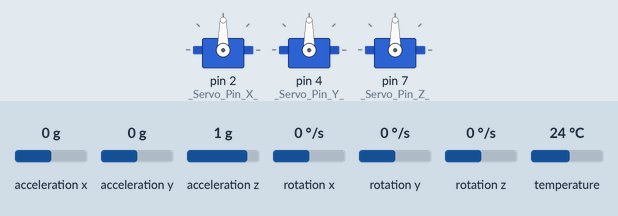
Simulated run of this sketch. Board: Arduino Uno, built with avr-gcc and run on an emulated ATmega328P. On the bench: 3 × servo. Wiring (inferred from the names in the program): MPU-6050 motion sensor at I2C address 0x68. The inputs (shaded band) are chosen by the test bench; at power-on: acceleration x 0 g, acceleration y 0 g, acceleration z 1 g, rotation x 0 °/s, rotation y 0 °/s, rotation z 0 °/s, temperature 24 °C.

Above: at 0.2 s.
At 4.1 s:
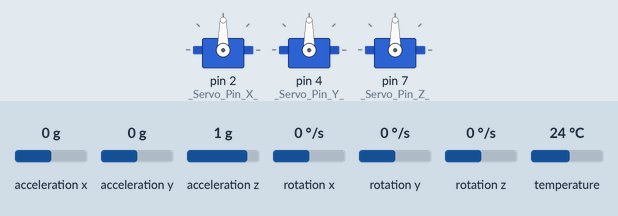
4.2 s: acceleration x set to -1.4 g
At 8.5 s:
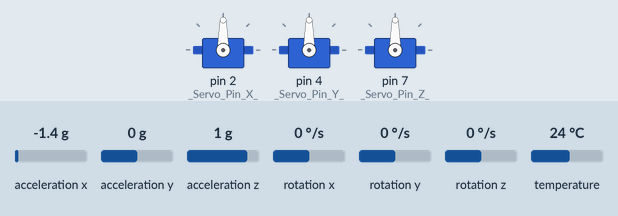
12.2 s: acceleration y set to -1.4 g
15.9 s: acceleration z set to -1.4 g
Timing chart, 0 to 25.2 s (numbered marks = the images above; inputs shaded):
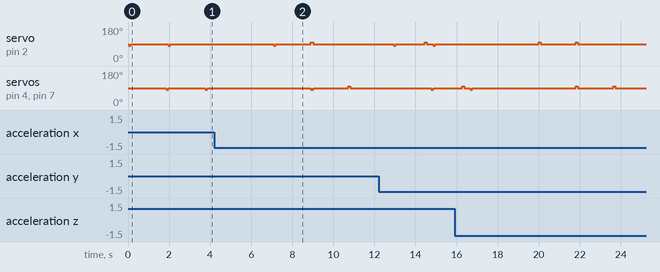

Measured:
- by itself, servo on pin 2 (_Servo_Pin_X_): alternates 99° for 0.10 s and 90° for 1.7 s, 4 changes in all, then stays 90°

The sketch:

MPU6050_And_Servo.ino
```cpp
/*
  MPU 6050 And Servo Control
  Coded by: Miguel Angel Garcia Acosta
  Contact: MAGA.DevCS@Gmail.com

  Task: Sync movement from Gyro Acceleration I/O : (MPU6050 module)
*/
#include <Wire.h>
#include <Servo.h>

// HELPING CLASS --> MPU6050
class MPU6050 {
  private:

  #define Active Wire.available()

  const int // readOnly // Refer to MPU6050 Datasheet
            MPU           = 0x68, // MPU 6050 ID
            PWR_MGMT_1    = 0x6B, // Power Management 1
            RESET         = 0X00, // Reset all Data Except for default 0x68
            ACCEL_CONFIG  = 0x1C, // ACCEL CONFIG
            ACCEL_XOUT_H  = 0x3B, // ACCEL OUT DATA // High
            PLUS_MINUS_2  = 0x10,  // FULL SCALE +/- 2g
            LSB_2         = 16384; // LSB/g Sensitivity for +/- 2g

  float
        // Acceleration Data
        ACCEL_X,
        ACCEL_Y,
        ACCEL_Z;

public:
    MPU6050() {}; //Empty Constructor
    // Get / Set //
    float setAccel_X(float e) { // SET ACCEL DATA X
      ACCEL_X = e/LSB_2;
    }
    float setAccel_Y(float e) { // SET ACCEL DATA Y
      ACCEL_Y = e/LSB_2;
    }
    float setAccel_Z(float e) { // SET ACCEL DATA Z
      ACCEL_Z = e/LSB_2;
    }
    float getAccel_X() {        // GET ACCEL DATA X
      return ACCEL_X;
    }
    float getAccel_Y() {        // GET ACCEL DATA Y
      return ACCEL_Z;
    }
    float getAccel_Z() {        // GET ACCEL DATA Z
      return ACCEL_Z;
    }

    // init //
    void _init_() {
      Wire.beginTransmission(MPU);     // Initialize MPU-6050 Communications // Wake UP from sleep mode (Default)
      Wire.write(PWR_MGMT_1);          // Accessing the register 6B - Power Management
      Wire.endTransmission(false);      // End Comms (Arduino -- MPU 6050)
      delay(20);
    }
    // Accel to Full Scale +/- 2g //
    void _ACCEL_FULL_SCALE_2G_() {
      if (Active) {
        Wire.beginTransmission(MPU); // Initialize MPU-6050 communication
        Wire.write(ACCEL_CONFIG);        // Accessing the register 1C - ACCEL_CONFIG
        Wire.write(PLUS_MINUS_2);        // Setting the accel to +/- 2g
        Wire.endTransmission(true);      // End        MPU-6050 communication
      } delay(20);
    }

    void _read_Accel_() {
      Wire.beginTransmission(MPU);
      Wire.write(ACCEL_XOUT_H);
      Wire.requestFrom(MPU, 14, true);
      /* shift left 8 bits | read */
      setAccel_X(Wire.read()<<8 | Wire.read());
      setAccel_Y(Wire.read()<<8 | Wire.read());
      setAccel_Z(Wire.read()<<8 | Wire.read());
    }

}; MPU6050 _MPU_;

// Servo
#define _Servo_Pin_X_ 2
#define _Servo_Pin_Y_ 4
#define _Servo_Pin_Z_ 7
Servo _Servo_X_;
Servo _Servo_Y_;
Servo _Servo_Z_;
// Helper Method: Servo
void _Servo_init_() {
  _Servo_X_.attach(_Servo_Pin_X_);
  _Servo_Y_.attach(_Servo_Pin_Y_);
  _Servo_Z_.attach(_Servo_Pin_Z_);
}

void setup() {
  _MPU_._init_();
  _MPU_._ACCEL_FULL_SCALE_2G_();
  _Servo_init_();
}

void _Servo_MPU_Sync_() {
  _MPU_._read_Accel_();
  _Servo_X_.write(map(_MPU_.getAccel_X(), -10, 10, 180, 0));
  _Servo_Y_.write(map(_MPU_.getAccel_Y(), -10, 10, 180, 0));
  _Servo_Z_.write(map(_MPU_.getAccel_Z(), -10, 10, 180, 0));
  delay(100);
}

void loop() {
  _Servo_MPU_Sync_();
}
```
